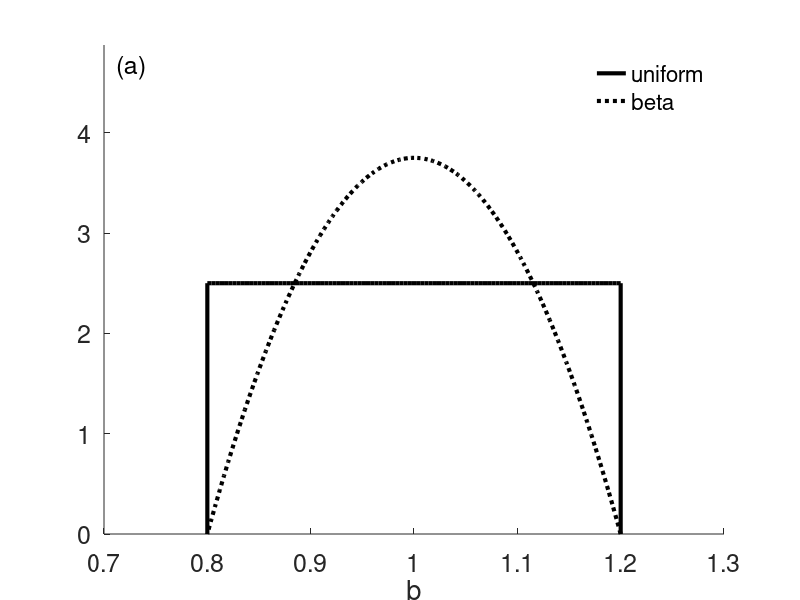

MATLAB code for this plot: (Note: this script raises an error after producing the figure.)
% recreates Figures S1a,b,c
% requires `NP_det.m` in the working directory
% saves `FigureS1a.pdf`, `FigureS1b.pdf`, and `FigureS1c.pdf` in working directory

clear 
close all
global a b c d e rho

%_______________________________Define colors______________________________
algaecolordet = 1/255*[118,176,65]; % color for deterministic P results (green)
nutrientcolordet = 1/255*[255,201,20]; % color for deterministic N results (yellow)
algaecolorRDE = 1/255*[125,91,166]; % RDE algae color (purple); alternatively pink: [252, 100, 113]
nutrientcolorRDE = 1/255*[23,190,187]; % RDE nutrient color (blue)

%_________________________________Parameters_______________________________

a=0; % alpha
b=1; % beta
bval=b;
c=0.8; % gamma
d=0.1; % delta
e=0; % eta
rho = 0.4; % rho

% Initial conditions 
xhat = 0.22; % nutrient initial conditions
yhat = 0.001; % algae initial conditions
tmax = 200; % max time
tspan = 0:tmax; % time span for solver

%__________________________________________________________________________
% Figure S1a 

rho = 0.2; 
bl = b-rho;
bu = b+rho; 
bvec = linspace(bu,bl,100);
fbuniform = ones(100,1)*(1/(2*rho));
x = (bvec-b+rho)/(2*rho); % shift value to go into pdf for beta
fbbeta = (1/(2*rho))*x.*(1-x)./beta(2,2); % have to scale by 1/2nu so values are high enough (since normal side is 1, but now it's 2nu)
figure
h1 = plot(bvec,fbuniform,'k','linewidth',3);
xlim([bl-.1, bu+.1])
hold on
plot([bl bl], [0 fbuniform(1)],'k','linewidth',3)
plot([bu bu], [0 fbuniform(end)],'k','linewidth',3)
h2 = plot(bvec,fbbeta,'k:','linewidth',3);
ylim([0 max(fbbeta)*1.3])
xlabel('b')
set(gca,'fontsize',18) 
NW = [min(xlim) max(ylim)]+[diff(xlim) -diff(ylim)]*0.02;
text(NW(1), NW(2), '(a)', 'VerticalAlignment','top', 'HorizontalAlignment','left','fontsize',18)
legend([h1 h2],'uniform','beta','Location','best')
legend boxoff                   
box off
hold off

set(gcf, 'units','inches','Position',  [2, 2, 6, 4])
set(gcf, 'units','inches','PaperSize', [6 4]); 
saveas(gcf,'FigureS1a.pdf')

%__________________________________________________________________________
% Figure S1b

bl = b-rho;
bu = b+rho; 
bvec = bl:0.05:bu;
Pmax = (d./bvec).*(log(d./(bvec.*c*xhat))-1) + yhat + c*xhat;
Pmaxl = -d/bl+(d/bl)*log(d/(bl*c*xhat)) + yhat + c*xhat; 
Pmaxu = -d/bu+(d/bu)*log(d/(bu*c*xhat)) + yhat + c*xhat; 
syms btilde ptilde
Pmaxeqn = ptilde==-d/btilde+(d/btilde)*log(d/(btilde*c*xhat)) + yhat + c*xhat; 

fpuniform = zeros(100,1);
fpbeta = zeros(100,1); 
prange = linspace(Pmaxl,Pmaxu,100);
for j = 1:100
    p = prange(j);
    btildeval = double(vpasolve(subs(Pmaxeqn,ptilde,p),btilde,[bl*0.99 bu*1.01])); % finds solution in interval [bl bu]
    fpuniform(j) = (1/(2*rho))/abs(-(d/btildeval^2)*log(d/(btildeval*c*xhat))); % pdf for uniform distribution b
    x = (btildeval-b+rho)/(2*rho); % shift value to go into pdf for beta
    betapdf = (1/(2*rho))*x*(1-x)/beta(2,2); % have to scale by 1/2nu so values are high enough (since normal side is 1, but now it's 2nu)
    fpbeta(j) = betapdf/abs(-(d/btildeval^2)*log(d/(btildeval*c*xhat))); % pdf for beta distribution
end
figure
hold on

%simulate and then make a histogram from simulations to check that the pdf looks ok
Nsim = 10000; % number of MC simulations; should be 10,000 for full plot
sample_ts = 0:tmax; 
MCNvals = zeros(length(sample_ts),Nsim);
rhovals = 0.1:0.1:0.4; % variance of beta considered
b = bval; % ensure b is set correctly
[Tdet,Zdet] = ode45(@NP_det,sample_ts,[xhat;yhat]); %=nut,y=algae
figure
hold on
PtotalRDE = zeros(1,length(rhovals));
ct = 1;

uvals = -1 + 2*rand(Nsim,1); % generate vector of random values between [-1,1]
bvals = b + rho*uvals; % convert this to values of b
sample_ts = [0:tmax]; 
MCsims = zeros(length(sample_ts),Nsim); % each column will save one simulation
for j=1:Nsim
    b = bvals(j);
    [Tvals,Zvals] = ode45(@NP_det,sample_ts,[xhat;yhat]); %=nut,y=algae
    MCsims(:,j) = Zvals(:,2); % algae population is second column of Zdet
    MCNvals(:,j) = Zvals(:,1); % nutrient population is first column of Zdet
end
MCmean = mean(MCsims,2);
hm = plot(Tvals,MCmean,'color',[algaecolorRDE,2*rho],'Linewidth',3);
    
% save values for historgrams
maxPmax = max(MCmean); 
Phist = max(MCsims);
Nhist = MCNvals(end,:);
    
% make histogram of Pmax values
histogram(Phist,'Normalization','pdf','FaceColor',algaecolorRDE,'EdgeColor','none','FaceAlpha',0.2)
histogram(Phist,'Normalization','pdf','DisplayStyle','stairs','EdgeColor',algaecolorRDE)

h1 = plot(prange,fpuniform,'k','linewidth',3);
hold on
plot([Pmaxl Pmaxl], [0 fpuniform(1)],'k','linewidth',3)
plot([Pmaxu Pmaxu], [0 fpuniform(end)],'k','linewidth',3)
h2 = plot(prange,fpbeta,'k:','linewidth',3);
plot([Pmaxl Pmaxl], [0 fpbeta(1)],'k:','linewidth',3)
plot([Pmaxu Pmaxu], [0 fpbeta(end)],'k:','linewidth',3)
ylim([0 max(max([fpbeta fpuniform]))*1.3])
xlim([Pmaxl-.002 Pmaxu+.002])
xlabel('P_{max}(B)')
set(gca,'fontsize',18) 
NW = [min(xlim) max(ylim)]+[diff(xlim) -diff(ylim)]*0.02;
text(NW(1), NW(2), '(b)', 'VerticalAlignment','top', 'HorizontalAlignment','left','fontsize',18)
Pmaxdet = (d/b)*(log(d/(b*c*xhat))-1) + yhat + c*xhat; % deterministic Pmax
EPmax = (-d/(2*rho))*log((b+rho)/(b-rho))*(1-log(d/(c*xhat*sqrt(b^2-rho^2)))) + yhat+c*xhat;
plot(Pmaxdet,range(ylim)*0.05, 'ko','MarkerFaceColor','black') % Pmax(beta)
plot(EPmax, range(ylim)*0.02, 'ko') % E[Pmax(B)]
plot(maxPmax, range(ylim)*0.02, 'ks') %max_t (E[P])
hold off

set(gcf, 'units','inches','Position',  [2, 2, 6, 4])
set(gcf, 'units','inches','PaperSize', [6 4]); 
saveas(gcf,'FigureS1b.pdf')


%__________________________________________________________________________
% Figure S1c

syms Nstarl Nstaru
eqn1 = Nstarl==(d/(bu*c))*log(Nstarl/xhat)+yhat/c+xhat;
eqn2 = Nstaru==(d/(bl*c))*log(Nstaru/xhat)+yhat/c+xhat;
Nl = min(double(solve(eqn1,Nstarl)));
Nu = min(double(solve(eqn2,Nstaru)));
syms btilde ntilde
Nstareqn = ntilde == (d/(btilde*c))*log(ntilde/xhat)+yhat/c+xhat;

fnuniform = zeros(100,1);
fnbeta = zeros(100,1); 
nrange = linspace(Nl,Nu,100);
for j = 1:100
    n = nrange(j);
    btildeval = double(vpasolve(subs(Nstareqn,ntilde,n),btilde,[bl*0.999 bu*1.001])); % finds solution in interval [bl bu]
    % added in the 0.999 and 1.001 avoid some rounding issues at the ends
    fnuniform(j) = (1/(2*rho))/abs((d*n/(btildeval*d-c*n*btildeval^2))*log(n/xhat)); % pdf for uniform distribution b
    Efnuniform(j) = n*(1/(2*rho))/abs((d*n/(btildeval*d-c*n*btildeval^2))*log(n/xhat)); % integrand of E[N^*] function
    x = (btildeval-b+rho)/(2*rho); % shift value to go into pdf for beta
    betapdf = (1/(2*rho))*x*(1-x)/beta(2,2); % have to scale by 1/2nu so values are high enough (since normal side is 1, but now it's 2nu)
    fnbeta(j) = betapdf/abs((d*n/(btildeval*d-c*n*btildeval^2))*log(n/xhat)); % pdf for beta distribution
end
figure
hold on

%histogram from simulations above to check it looks ok
histogram(Nhist,'Normalization','pdf','FaceColor',nutrientcolorRDE,'EdgeColor','none','FaceAlpha',0.2)
histogram(Nhist,'Normalization','pdf','DisplayStyle','stairs','EdgeColor',nutrientcolorRDE)

h1 = plot(nrange,fnuniform,'k','linewidth',3);
xlim([Nl-.01 Nu+.01])
hold on
plot([Nl Nl], [0 fnuniform(1)],'k','linewidth',3)
plot([Nu Nu], [0 fnuniform(end)],'k','linewidth',3)
h2 = plot(nrange,fnbeta,'k:','linewidth',3);
ylim([0 max(fnuniform)*1.3])
xlabel('N^*(B)')
set(gca,'fontsize',18) 
NW = [min(xlim) max(ylim)]+[diff(xlim) -diff(ylim)]*0.02;
text(NW(1), NW(2), '(c)', 'VerticalAlignment','top', 'HorizontalAlignment','left','fontsize',18)
Nstardet = double(vpasolve(subs(Nstareqn,btilde,b),ntilde,[Nl Nu])); % deterministic Nstar
ENstar = trapz(nrange,Efnuniform); 
plot(Nstardet, range(ylim)*0.02, 'ko','MarkerFaceColor','black')
plot(ENstar, range(ylim)*0.02, 'ko') % E[Nstar]
histogram(Nhist,'Normalization','probability','FaceColor',nutrientcolorRDE,'EdgeColor','none','FaceAlpha',0.2)
histogram(Nhist,'Normalization','probability','DisplayStyle','stairs','EdgeColor',nutrientcolorRDE)
hold off

set(gcf, 'units','inches','Position',  [2, 2, 6, 4])
set(gcf, 'units','inches','PaperSize', [6 4]); 
saveas(gcf,'FigureS1c.pdf')

